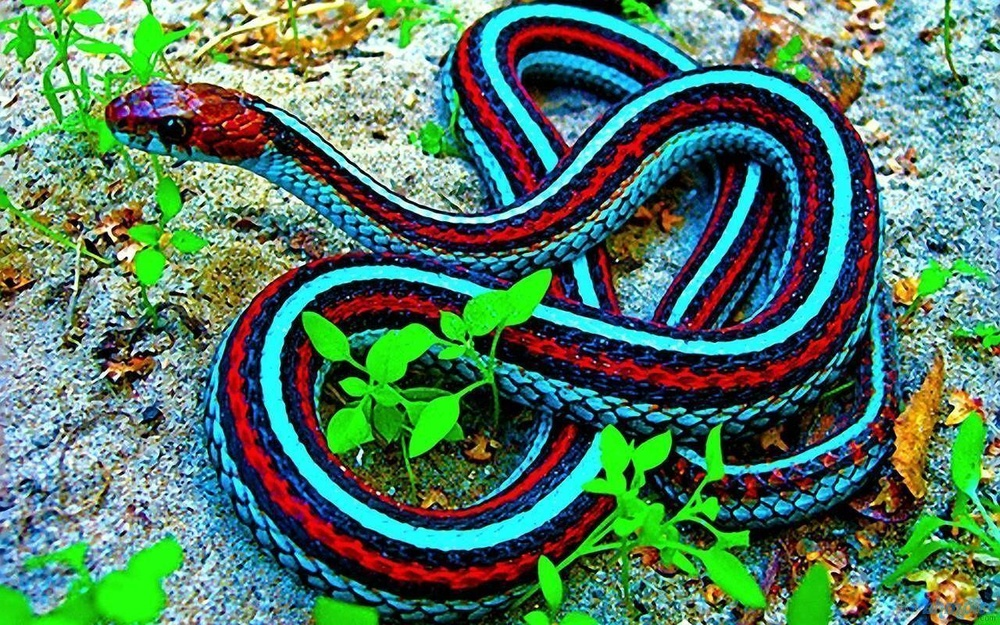
#> input picture input/Snak.jpeg, 1000 x 625 px, shrunk from 1280 x 800 before the run, found by its file name
$ python BGR_to_Gray.py
#> lines starting #> are read from the running program, lines starting #| are printed output that depends on the picture
import cv2
import numpy as np


def rgb2grayscale(image_path):
#> called with image_path = 'input\\Snak.jpeg'
    image = cv2.imread(image_path)
#> image is the input picture: shape (625, 1000, 3); mean B, G, R 101.1, 122.6, 82.7
    image = image.astype(float)
    B, G, R = image[:, :, 0], image[:, :, 1], image[:, :, 2]
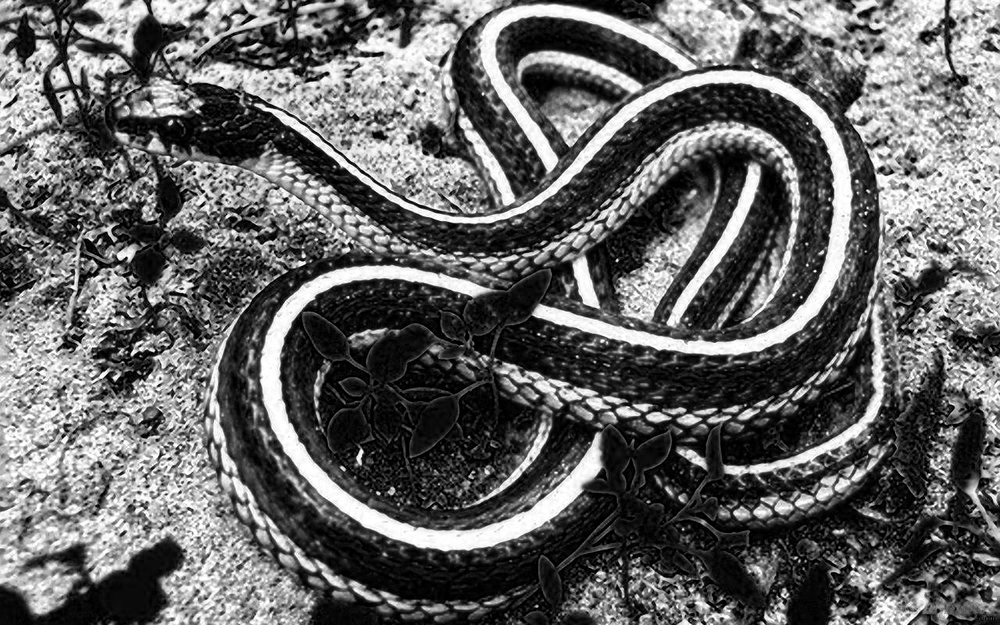
#> B: shape (625, 1000) float64; min 0, max 255, mean 101.1
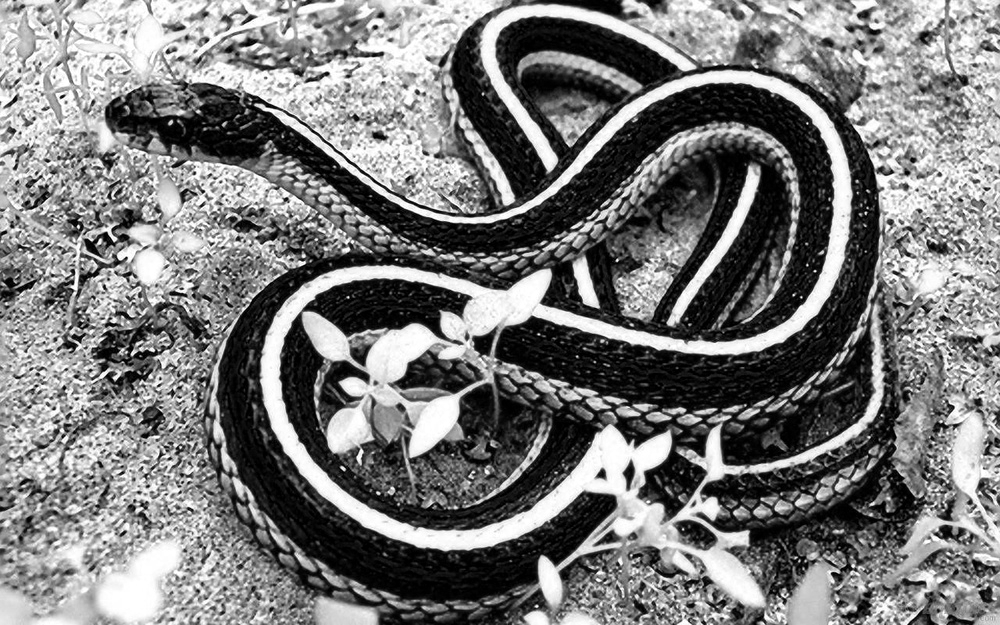
#> G: shape (625, 1000) float64; min 0, max 255, mean 122.6
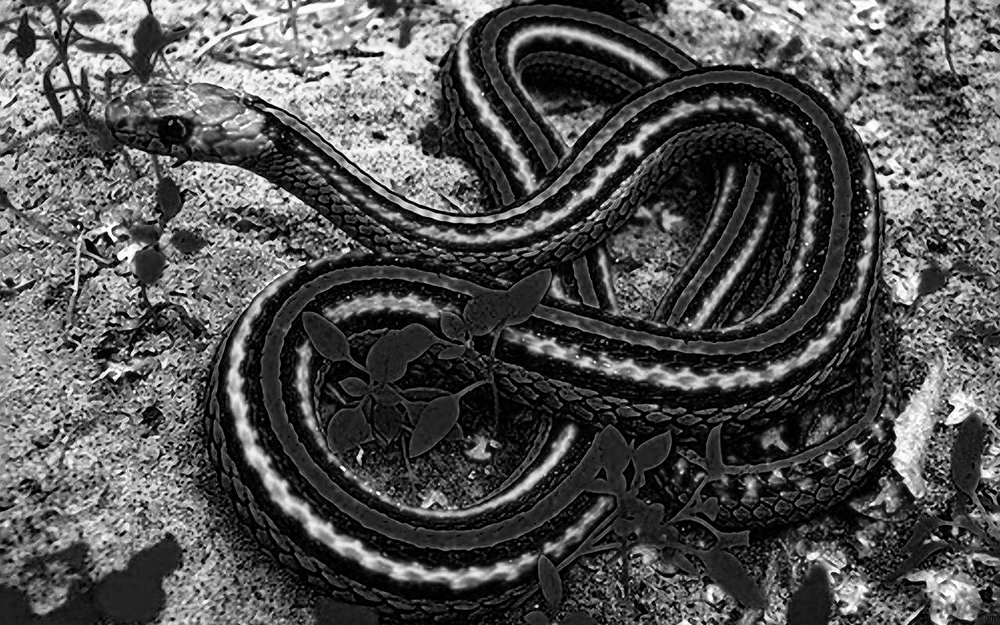
#> R: shape (625, 1000) float64; min 0, max 255, mean 82.7
    Grayscale = 0.299 * R + 0.587 * G + 0.114 * B
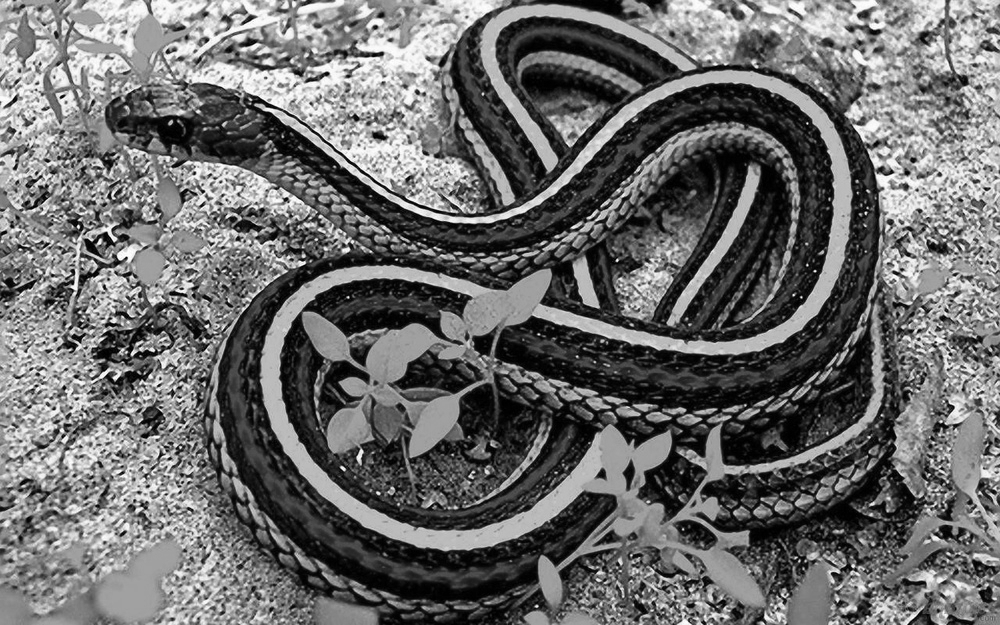
#> Grayscale: shape (625, 1000) float64; min 0, max 254.8, mean 108.2
    Grayscale = Grayscale.astype(np.uint8)
    return Grayscale

image_path = 'input\Snak.jpeg'
grayscale_image = rgb2grayscale(image_path)

cv2.imshow('Grayscale Image', grayscale_image)
cv2.waitKey(0)
cv2.imwrite('output\Grayscale_Luffy.jpg', grayscale_image)

$ run again, with input/watermelon.jpg copied over input/Snak.jpeg
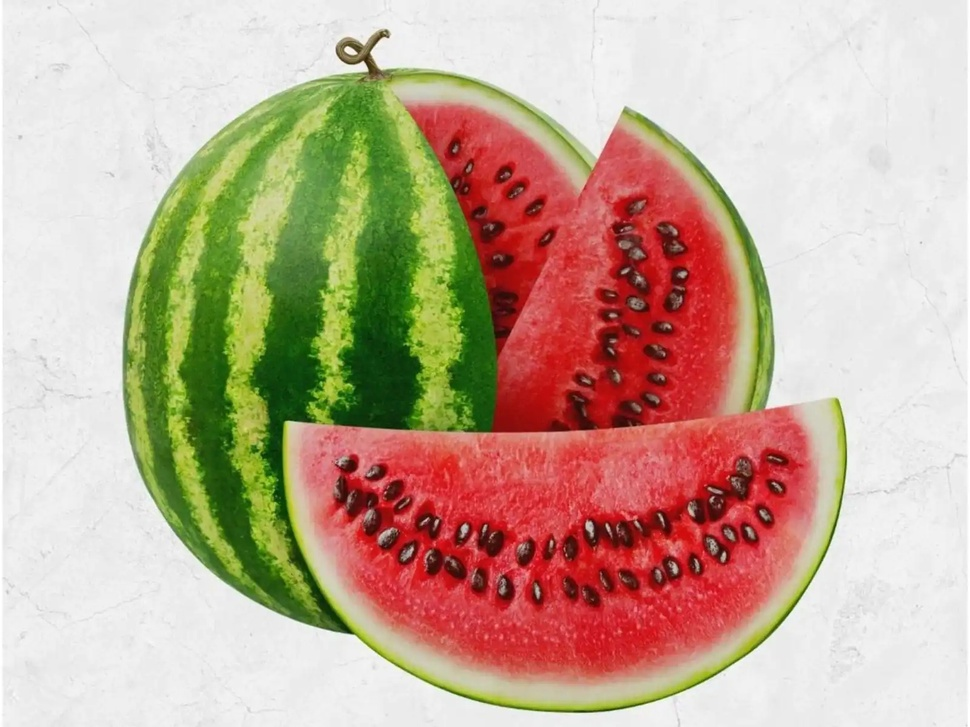
#> input picture input/watermelon.jpg, 970 x 727 px, shrunk from 1600 x 1200 before the run, found by its file name
#> in rgb2grayscale, image is the input picture: shape (727, 970, 3); mean B, G, R 150, 170.9, 196.2
#> in rgb2grayscale, `B, G, R = image[:, :, 0], image[:, :, 1], image[:, :, 2]`:
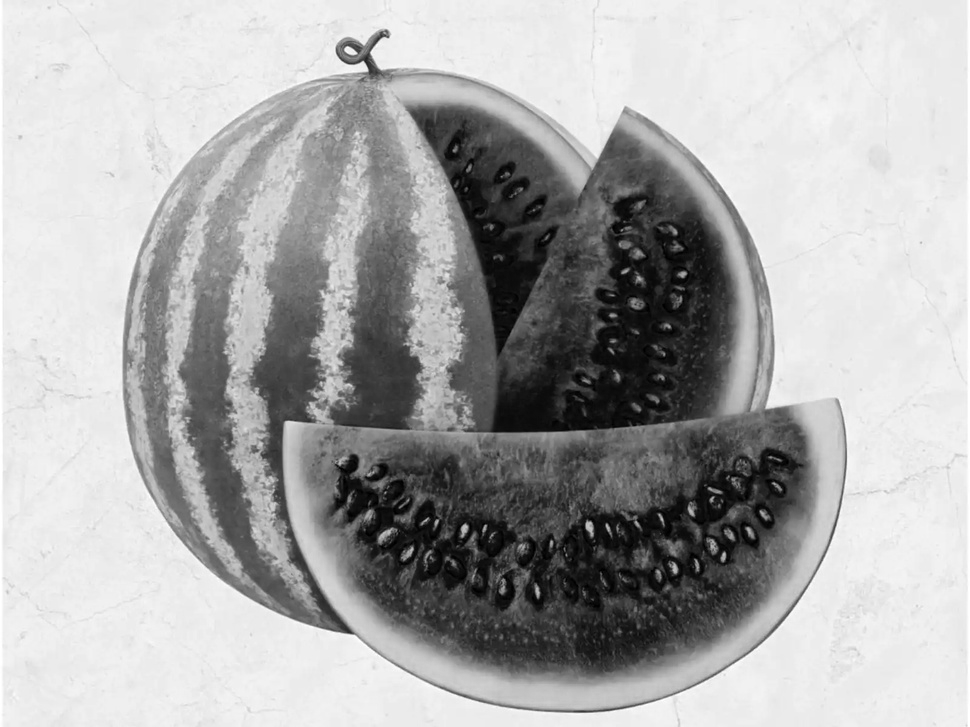
#> G: shape (727, 970) float64; min 0, max 255, mean 170.9
#> in rgb2grayscale, `Grayscale = 0.299 * R + 0.587 * G + 0.114 * B`:
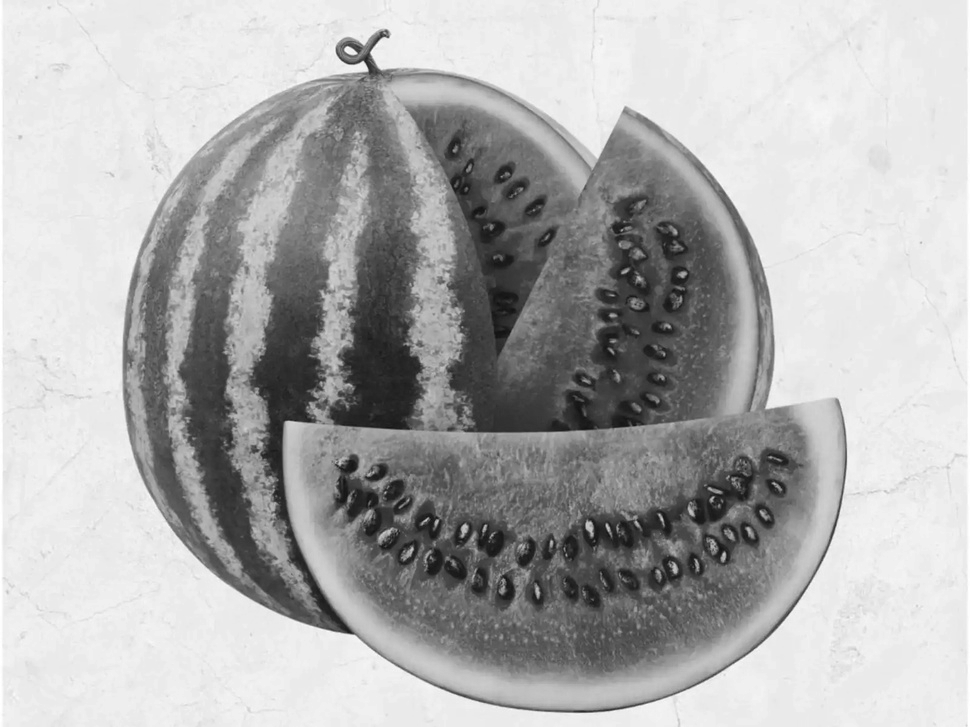
#> Grayscale: shape (727, 970) float64; min 18.09, max 255, mean 176.1
